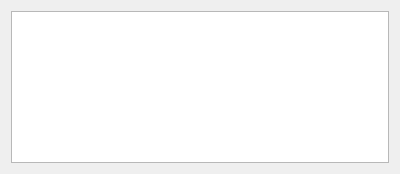
<?xml version="1.0" encoding="UTF-8"?>
<ui version="4.0">
 <class>PeakResultTable</class>
 <widget class="QWidget" name="PeakResultTable">
  <property name="geometry">
   <rect>
    <x>0</x>
    <y>0</y>
    <width>400</width>
    <height>174</height>
   </rect>
  </property>
  <property name="windowTitle">
   <string>Form</string>
  </property>
  <layout class="QHBoxLayout" name="horizontalLayout">
   <item>
    <widget class="QTableView" name="tableView"/>
   </item>
  </layout>
 </widget>
 <resources/>
 <connections/>
</ui>
